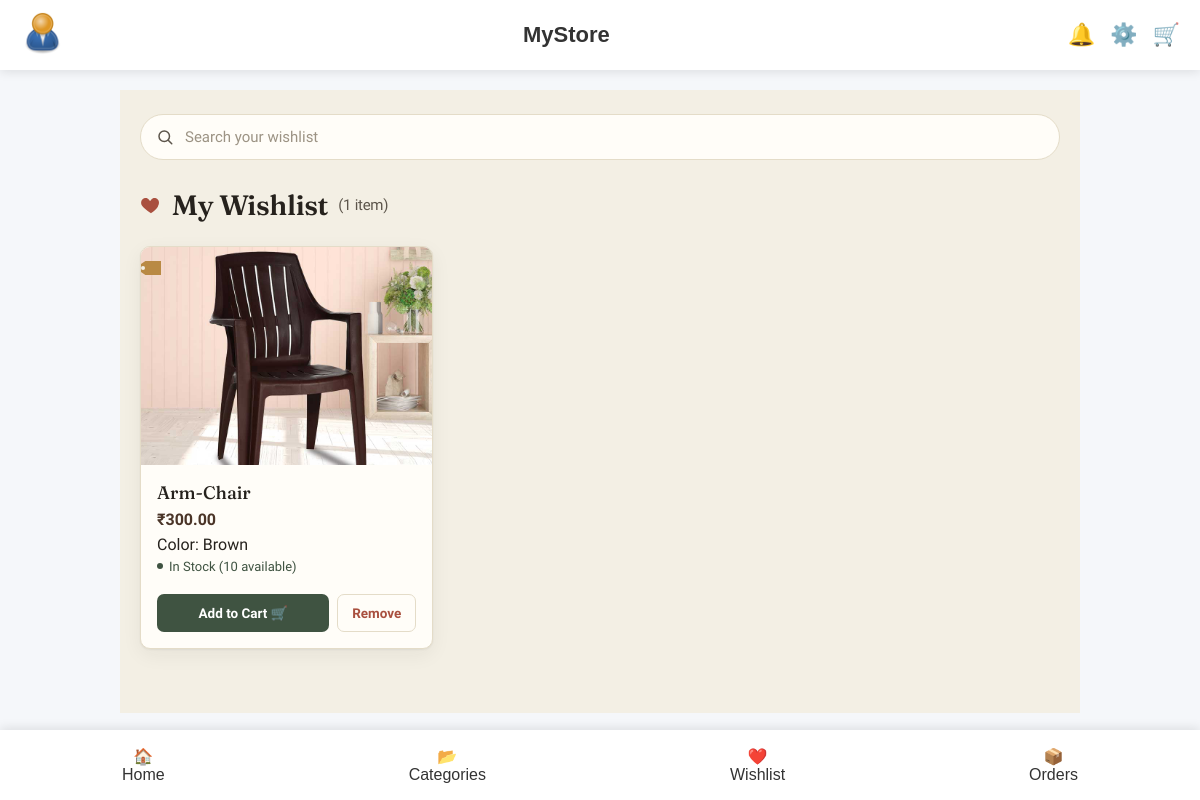
The app's page /wishlist/ (signed in) with its own data.
### accounts/models.py (models this page shows, shortened)
class User(AbstractUser):
    phone = models.CharField(max_length=15, blank=True)
    profile_image = models.ImageField(
        default='images/default-profile.png',
        upload_to="profiles/",
        blank=True,
        null=True
    )

### wishlist/models.py (models this page shows, shortened)
class Wishlist(models.Model):
    id = models.UUIDField(
        primary_key=True,
        default=uuid.uuid4,
        editable=False
    )
    user = models.ForeignKey(
        settings.AUTH_USER_MODEL,
        on_delete=models.CASCADE,
        related_name="wishlist_items"
    )
    variant = models.ForeignKey(
        ProductVariant,
        on_delete=models.CASCADE,
        related_name="wishlisted_by"
    )
    added_at = models.DateTimeField(auto_now_add=True)
    class Meta:
        unique_together = ("user", "variant")
        ordering = ["-added_at"]

### products/models.py (models this page shows, shortened)
class ProductVariant(models.Model):
    id = models.UUIDField(primary_key=True, default=uuid.uuid4, editable=False)
    product = models.ForeignKey(
        Product,
        on_delete=models.CASCADE,
        related_name="variants",
    )
    price=models.DecimalField(
        max_digits=10,
        decimal_places=2,
        default=0.00
    )
    color = models.ForeignKey(Color, on_delete=models.PROTECT)
    stock = models.PositiveIntegerField(default=0)
    is_active = models.BooleanField(default=True)
    is_default = models.BooleanField(default=False)
    @property
    def primary_image_url(self):
        img = self.images.filter(is_primary=True).first() or self.images.first()
        return img.image.url if img else ""

class ProductImage(models.Model):
    id = models.UUIDField(primary_key=True, default=uuid.uuid4, editable=False)
    variant = models.ForeignKey(
        ProductVariant,
        on_delete=models.CASCADE,
        related_name="images",
    )
    image = models.ImageField(upload_to="productImage/")
    is_primary = models.BooleanField(default=False)

class Product(models.Model):
    STATUS_CHOICES = (
        ("draft", "Draft"),
        ("published", "Published"),
        ("out_of_stock", "Out of Stock"),
        ("archived", "Archived"),
    )
    id = models.UUIDField(primary_key=True, default=uuid.uuid4, editable=False)
    category = models.ForeignKey(
        Category,
        on_delete=models.PROTECT,
        related_name="products",
    )
    brand = models.ForeignKey(
        Brand,
        on_delete=models.PROTECT,
        related_name="products",
    )
    name = models.CharField(max_length=200)
    slug = models.SlugField(max_length=220, unique=True, blank=True)
    description = models.TextField()
    status = models.CharField(
        max_length=20,
        choices=STATUS_CHOICES,
        default="draft",
    )
    is_featured = models.BooleanField(default=False)
    is_deleted = models.BooleanField(default=False)
    created_at = models.DateTimeField(auto_now_add=True)
    updated_at = models.DateTimeField(auto_now=True)
    class Meta:
        ordering = ["-created_at"]

class Color(models.Model):
    name = models.CharField(max_length=50, unique=True)
    hex_code = models.CharField(max_length=7)  # e.g. #000000

### wishlist/views.py (the view)
# urls.py: path('wishlist/', include('wishlist.urls')),
@login_required(login_url='login')
def wishlist(request):
    wishlist_items = Wishlist.objects.filter(
        user=request.user
    ).select_related(
        "variant",
        "variant__product",
        "variant__color",
    )
    cart_variant_ids = set(
        Cart.objects.filter(user=request.user)
        .values_list("variant_id", flat=True)
    )
    context = {
        "wishlist_items": wishlist_items,
        "cart_variant_ids": cart_variant_ids,
    }
    return render(request, 'wishlist/wishlist.html', context)

### template/wishlist/wishlist.html (shortened to what this page needs)
{% extends "base.html" %}
{% load static %}
{% block extra_css %}
<link rel="stylesheet" href="{% static 'css/wishlist.css' %}">
{% endblock %}
{% block content %}
<div class="wl-page">
  <div class="wl-search" role="search">
    <input
      type="text"
      id="wl-search-input"
      class="wl-search__input"
      placeholder="Search your wishlist"
      autocomplete="off">
  </div>
  <div class="wl-header">
    <h1 class="wl-header__title">
      <span class="wl-heart" aria-hidden="true">
        <svg viewBox="0 0 24 24" fill="currentColor">
          <path d="M12 21s-7.1-4.35-9.9-8.4C.4 9.5 1.4 5.9 4.5 4.7c2-.78 4.1-.1 5.3 1.5.4.5.8 1 1.2 1.5.4-.5.8-1 1.2-1.5 1.2-1.6 3.3-2.28 5.3-1.5 3.1 1.2 4.1 4.8 2.4 7.9C19.1 16.65 12 21 12 21z"/>
        </svg>
      </span>
      My Wishlist
      <span class="wl-header__count">
        ({{ wishlist_items|length }} item{{ wishlist_items|length|pluralize }})
      </span>
    </h1>
  </div>
  {% if wishlist_items %}
  <div class="wl-grid" id="wl-grid">
    {% for item in wishlist_items %}
    <article class="wl-card"
             data-item-id="{{ item.id }}"
             data-name="{{ item.variant.product.name|lower }}">
      <div class="wl-card__tag"></div>
      <div class="wl-card__media">
        {% if item.variant.primary_image_url %}
          <a href="{% url 'products:product_detail' item.variant.product.slug %}">
          <img src="{{ item.variant.primary_image_url }}"
               alt="{{ item.variant.product.name }}"></a>
        {% else %}
          <div class="wl-card__media-placeholder">
            IMAGE
          </div>
        {% endif %}
      </div>
      <div class="wl-card__body">
        <h2 class="wl-card__name">
          {{ item.variant.product.name }}
        </h2>
        <p class="wl-card__price">
          ₹{{ item.variant.price }}
        </p>
        <p class="wl-card__color">
          Color: {{ item.variant.color.name }}
        </p>
        <p class="wl-card__stock {% if item.variant.stock == 0 %}wl-card__stock--out{% endif %}">
          {% if item.variant.stock > 0 %}
            In Stock ({{ item.variant.stock }} available)
          {% else %}
            Out of Stock
          {% endif %}
        </p>
      </div>
      <div class="wl-card__actions">
        {% if item.variant.stock > 0 %}
          {% if item.variant.id in cart_variant_ids %}
              <a href="{% url 'cart:cart' %}" class="wl-btn wl-btn--primary">
                  Go to Cart 🛒
              </a>
          {% else %}
              <button
                  type="button"
                  class="wl-btn wl-btn--primary addToCartBtn js-add-to-cart"
                  data-variant-id="{{ item.variant.id }}"
                  data-url="{% url 'cart:add_to_cart' item.variant.id %}"
                  data-cart-url="{% url 'cart:cart' %}">
                  Add to Cart 🛒
              </button>
          {% endif %}
        {% endif %}
        <form method="post" action="{% url 'wishlist:wishlist_remove' item.variant.id %}">
          <button type="submit" class="wl-btn wl-btn--ghost">
            Remove
          </button>
        </form>
      </div>
    </article>
    {% endfor %}
  </div>
  {% endif %}
</div>
{% endblock %}

### template/includes/navbar.html (shortened to what this page needs)
{% load static %}
<header class="top-navbar">
  <div class="left-section">
    {% if user.profile_image %}
    <a href="{% url 'user_profile' %}">
      <img
        src="{{ user.profile_image.url }}"
        alt="Profile"
        class="profile-image"
      />
    </a>
    {% endif %}
  </div>
  <div class="center-section">
    <h2 class="logo">MyStore</h2>
  </div>
  <div class="right-section">
    {% if user.is_authenticated %}
    <div class="notification-container">
      <button class="icon-btn">🔔</button>
    </div>
    {% endif %}
    <div class="settings-container">
      <button class="icon-btn settings-btn">⚙️</button>
    </div>
    {% if user.is_authenticated %}
    <a href="{% url 'cart:cart' %}" class="icon-btn"> 🛒 </a>
    {% endif %}
  </div>
</header>

### static/css/base.css (style rules this page uses)
* { margin: 0; padding: 0; box-sizing: border-box; }
body { font-family: Arial, sans-serif; background: #f5f7fa; color: #333; }
.top-navbar { position: fixed; top: 0; width: 100%; height: 70px; background: white; display: flex; justify-content: space-between; align-items: center; padding: 0 20px; box-shadow: 0 2px 10px rgba(0, 0, 0, 0.1); z-index: 1000; }
.profile-image { width: 45px; height: 45px; border-radius: 50%; object-fit: cover; }
.logo { font-size: 22px; }
.right-section { display: flex; gap: 15px; align-items: center; }
.icon-btn { background: none; border: none; text-decoration: none; font-size: 22px; cursor: pointer; }
.settings-container, .notification-container { position: relative; }

### static/css/wishlist.css (style rules this page uses)
:root { --wl-linen: #F3EFE4; --wl-card-bg: #FFFDF8; --wl-charcoal: #26221D; --wl-charcoal-soft: #5C554B; --wl-walnut: #4A3427; --wl-moss: #3F5341; --wl-moss-dark: #32432F; --wl-brass: #B98A44; --wl-clay: #A9503F; --wl-border: #E4DCC8; --wl-font-display: "Fraunces", Georgia, serif; --wl-font-body: "Work Sans", -apple-system, BlinkMacSystemFont, sans-serif; --wl-radius: 10px; --wl-shadow: 0 1px 2px rgba(38,34,29,0.06), 0 6px 20px rgba(38,34,29,0.06); }
.wl-page * { box-sizing: border-box; }
.wl-page { font-family: var(--wl-font-body); color: var(--wl-charcoal); background: var(--wl-linen); max-width: 960px; margin: 0 auto; padding: 24px 20px 64px; }
.wl-search { position: relative; display: flex; align-items: center; margin-bottom: 28px; }
.wl-search__input { width: 100%; padding: 13px 16px 13px 44px; font-family: var(--wl-font-body); font-size: 15px; color: var(--wl-charcoal); background: var(--wl-card-bg); border: 1px solid var(--wl-border); border-radius: 999px; outline: none; transition: border-color .15s ease, box-shadow .15s ease; }
.wl-search__input::placeholder { color: #9C9384; }
.wl-header { margin-bottom: 24px; }
.wl-header__title { display: flex; align-items: center; gap: 10px; font-family: var(--wl-font-display); font-weight: 600; font-size: 28px; letter-spacing: -0.01em; margin: 0; }
.wl-heart { display: inline-flex; color: var(--wl-clay); }
.wl-heart svg { width: 22px; height: 22px; }
.wl-header__count { font-family: var(--wl-font-body); font-weight: 500; font-size: 15px; color: var(--wl-charcoal-soft); }
.wl-grid { display: grid; grid-template-columns: repeat(auto-fill, minmax(230px, 1fr)); gap: 20px; }
.wl-card { position: relative; background: var(--wl-card-bg); border: 1px solid var(--wl-border); border-radius: var(--wl-radius); box-shadow: var(--wl-shadow); overflow: hidden; display: flex; flex-direction: column; transition: transform .18s ease, box-shadow .18s ease; }
.wl-card__tag { position: absolute; top: 14px; left: -6px; width: 26px; height: 14px; background: var(--wl-brass); clip-path: polygon(0 50%, 40% 0, 100% 0, 100% 100%, 40% 100%); z-index: 2; }
.wl-card__tag::after { content: ""; position: absolute; left: 6px; top: 5px; width: 4px; height: 4px; border-radius: 50%; background: var(--wl-linen); }
.wl-card__media { aspect-ratio: 4 / 3; background: var(--wl-linen); display: flex; align-items: center; justify-content: center; overflow: hidden; }
.wl-card__media img { width: 100%; height: 100%; object-fit: cover; }
.wl-card__body { padding: 16px 16px 4px; }
.wl-card__name { font-family: var(--wl-font-display); font-weight: 500; font-size: 18px; margin: 0 0 6px; color: var(--wl-charcoal); }
.wl-card__price { font-family: var(--wl-font-body); font-weight: 700; font-size: 16px; margin: 0 0 6px; color: var(--wl-walnut); }
.wl-card__stock { display: inline-flex; align-items: center; gap: 6px; font-size: 13px; font-weight: 500; color: var(--wl-moss); margin: 0 0 12px; }
.wl-card__stock::before { content: ""; width: 6px; height: 6px; border-radius: 50%; background: var(--wl-moss); }
.wl-card__actions { display: flex; gap: 8px; padding: 4px 16px 16px; margin-top: auto; }
.wl-btn { flex: 1; font-family: var(--wl-font-body); font-weight: 600; font-size: 13.5px; padding: 10px 14px; border-radius: 7px; border: 1px solid transparent; cursor: pointer; transition: background-color .15s ease, border-color .15s ease, opacity .15s ease, transform .1s ease; text-align: center; text-decoration: none; display: inline-flex; align-items: center; justify-content: center; }
.wl-btn--primary { background: var(--wl-moss); color: #fff; }
.wl-btn--ghost { background: transparent; color: var(--wl-clay); border-color: var(--wl-border); }

### records on screen
User: profile_image (placeholder picture)
Wishlist: variant.primary_image_url (picture), variant.product.name "Arm-Chair", variant.price "300.00", variant.color.name "Brown", variant.stock "10"

### other values on screen
{{ wishlist_items|length }} "1"
